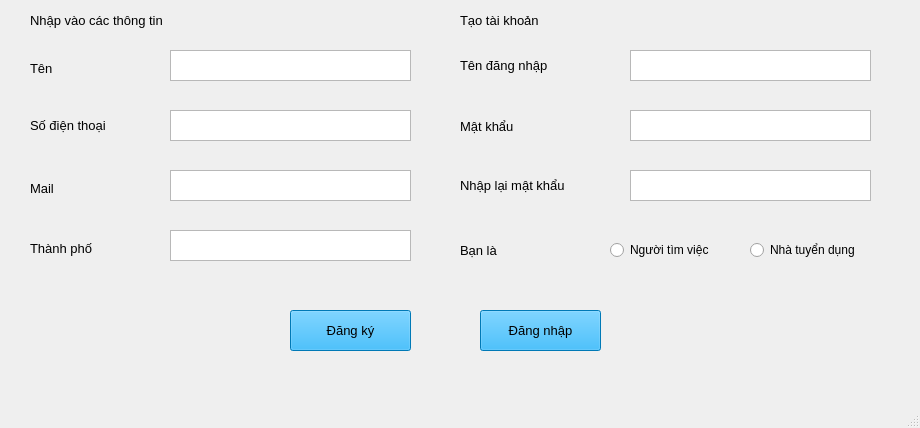
<?xml version="1.0" encoding="UTF-8"?>
<ui version="4.0">
 <class>dangky</class>
 <widget class="QMainWindow" name="dangky">
  <property name="geometry">
   <rect>
    <x>0</x>
    <y>0</y>
    <width>920</width>
    <height>428</height>
   </rect>
  </property>
  <property name="windowTitle">
   <string>Đăng ký</string>
  </property>
  <widget class="QWidget" name="centralwidget">
   <widget class="QLabel" name="label_7">
    <property name="geometry">
     <rect>
      <x>460</x>
      <y>50</y>
      <width>111</width>
      <height>31</height>
     </rect>
    </property>
    <property name="font">
     <font>
      <pointsize>10</pointsize>
     </font>
    </property>
    <property name="text">
     <string>Tên đăng nhập</string>
    </property>
   </widget>
   <widget class="QTextEdit" name="te_sdt_dangky">
    <property name="geometry">
     <rect>
      <x>170</x>
      <y>110</y>
      <width>241</width>
      <height>31</height>
     </rect>
    </property>
   </widget>
   <widget class="QTextEdit" name="te_mail_dangky">
    <property name="geometry">
     <rect>
      <x>170</x>
      <y>170</y>
      <width>241</width>
      <height>31</height>
     </rect>
    </property>
   </widget>
   <widget class="QTextEdit" name="te_matkhau_dangky">
    <property name="geometry">
     <rect>
      <x>630</x>
      <y>110</y>
      <width>241</width>
      <height>31</height>
     </rect>
    </property>
   </widget>
   <widget class="QLabel" name="label_11">
    <property name="geometry">
     <rect>
      <x>460</x>
      <y>240</y>
      <width>51</width>
      <height>21</height>
     </rect>
    </property>
    <property name="font">
     <font>
      <pointsize>10</pointsize>
     </font>
    </property>
    <property name="text">
     <string>Bạn là</string>
    </property>
   </widget>
   <widget class="QTextEdit" name="te_nhaplaimatkhau_dangky">
    <property name="geometry">
     <rect>
      <x>630</x>
      <y>170</y>
      <width>241</width>
      <height>31</height>
     </rect>
    </property>
   </widget>
   <widget class="QLabel" name="label_4">
    <property name="geometry">
     <rect>
      <x>30</x>
      <y>240</y>
      <width>81</width>
      <height>16</height>
     </rect>
    </property>
    <property name="font">
     <font>
      <pointsize>10</pointsize>
     </font>
    </property>
    <property name="text">
     <string>Thành phố</string>
    </property>
   </widget>
   <widget class="QLabel" name="label_2">
    <property name="geometry">
     <rect>
      <x>30</x>
      <y>60</y>
      <width>51</width>
      <height>16</height>
     </rect>
    </property>
    <property name="font">
     <font>
      <pointsize>10</pointsize>
     </font>
    </property>
    <property name="text">
     <string>Tên</string>
    </property>
   </widget>
   <widget class="QLabel" name="label_5">
    <property name="geometry">
     <rect>
      <x>30</x>
      <y>10</y>
      <width>171</width>
      <height>21</height>
     </rect>
    </property>
    <property name="font">
     <font>
      <pointsize>10</pointsize>
     </font>
    </property>
    <property name="text">
     <string>Nhập vào các thông tin</string>
    </property>
   </widget>
   <widget class="QLabel" name="label_6">
    <property name="geometry">
     <rect>
      <x>460</x>
      <y>10</y>
      <width>191</width>
      <height>21</height>
     </rect>
    </property>
    <property name="font">
     <font>
      <pointsize>10</pointsize>
     </font>
    </property>
    <property name="text">
     <string>Tạo tài khoản</string>
    </property>
   </widget>
   <widget class="QRadioButton" name="radio_nguoitimviec_dangky">
    <property name="geometry">
     <rect>
      <x>610</x>
      <y>240</y>
      <width>131</width>
      <height>20</height>
     </rect>
    </property>
    <property name="text">
     <string>Người tìm việc</string>
    </property>
   </widget>
   <widget class="QLabel" name="label_mesage">
    <property name="geometry">
     <rect>
      <x>30</x>
      <y>280</y>
      <width>541</width>
      <height>16</height>
     </rect>
    </property>
    <property name="text">
     <string/>
    </property>
   </widget>
   <widget class="QLabel" name="label_3">
    <property name="geometry">
     <rect>
      <x>30</x>
      <y>110</y>
      <width>111</width>
      <height>31</height>
     </rect>
    </property>
    <property name="font">
     <font>
      <pointsize>10</pointsize>
     </font>
    </property>
    <property name="text">
     <string>Số điện thoại</string>
    </property>
   </widget>
   <widget class="QLabel" name="label_10">
    <property name="geometry">
     <rect>
      <x>30</x>
      <y>180</y>
      <width>71</width>
      <height>16</height>
     </rect>
    </property>
    <property name="font">
     <font>
      <pointsize>10</pointsize>
     </font>
    </property>
    <property name="text">
     <string>Mail</string>
    </property>
   </widget>
   <widget class="QTextEdit" name="te_thanhpho_dangky">
    <property name="geometry">
     <rect>
      <x>170</x>
      <y>230</y>
      <width>241</width>
      <height>31</height>
     </rect>
    </property>
   </widget>
   <widget class="QRadioButton" name="radio_nhatuyendung_dangky">
    <property name="geometry">
     <rect>
      <x>750</x>
      <y>240</y>
      <width>131</width>
      <height>20</height>
     </rect>
    </property>
    <property name="text">
     <string>Nhà tuyển dụng</string>
    </property>
   </widget>
   <widget class="QTextEdit" name="te_tendangnhap_dangky">
    <property name="geometry">
     <rect>
      <x>630</x>
      <y>50</y>
      <width>241</width>
      <height>31</height>
     </rect>
    </property>
   </widget>
   <widget class="QLabel" name="label_8">
    <property name="geometry">
     <rect>
      <x>460</x>
      <y>116</y>
      <width>91</width>
      <height>20</height>
     </rect>
    </property>
    <property name="font">
     <font>
      <pointsize>10</pointsize>
     </font>
    </property>
    <property name="text">
     <string>Mật khẩu</string>
    </property>
   </widget>
   <widget class="QPushButton" name="bt_dangky_dangky">
    <property name="geometry">
     <rect>
      <x>290</x>
      <y>310</y>
      <width>121</width>
      <height>41</height>
     </rect>
    </property>
    <property name="font">
     <font>
      <pointsize>10</pointsize>
     </font>
    </property>
    <property name="styleSheet">
     <string notr="true">background-color: rgb(0, 170, 255);</string>
    </property>
    <property name="text">
     <string>Đăng ký</string>
    </property>
   </widget>
   <widget class="QLabel" name="label_9">
    <property name="geometry">
     <rect>
      <x>460</x>
      <y>175</y>
      <width>141</width>
      <height>21</height>
     </rect>
    </property>
    <property name="font">
     <font>
      <pointsize>10</pointsize>
     </font>
    </property>
    <property name="text">
     <string>Nhập lại mật khẩu</string>
    </property>
   </widget>
   <widget class="QTextEdit" name="te_ten_dangky">
    <property name="geometry">
     <rect>
      <x>170</x>
      <y>50</y>
      <width>241</width>
      <height>31</height>
     </rect>
    </property>
   </widget>
   <widget class="QPushButton" name="bt_dangNhap_dangky">
    <property name="geometry">
     <rect>
      <x>480</x>
      <y>310</y>
      <width>121</width>
      <height>41</height>
     </rect>
    </property>
    <property name="font">
     <font>
      <pointsize>10</pointsize>
     </font>
    </property>
    <property name="styleSheet">
     <string notr="true">background-color: rgb(0, 170, 255);</string>
    </property>
    <property name="text">
     <string>Đăng nhập</string>
    </property>
   </widget>
  </widget>
  <widget class="QMenuBar" name="menubar">
   <property name="geometry">
    <rect>
     <x>0</x>
     <y>0</y>
     <width>920</width>
     <height>26</height>
    </rect>
   </property>
  </widget>
  <widget class="QStatusBar" name="statusbar"/>
 </widget>
 <resources/>
 <connections/>
</ui>
